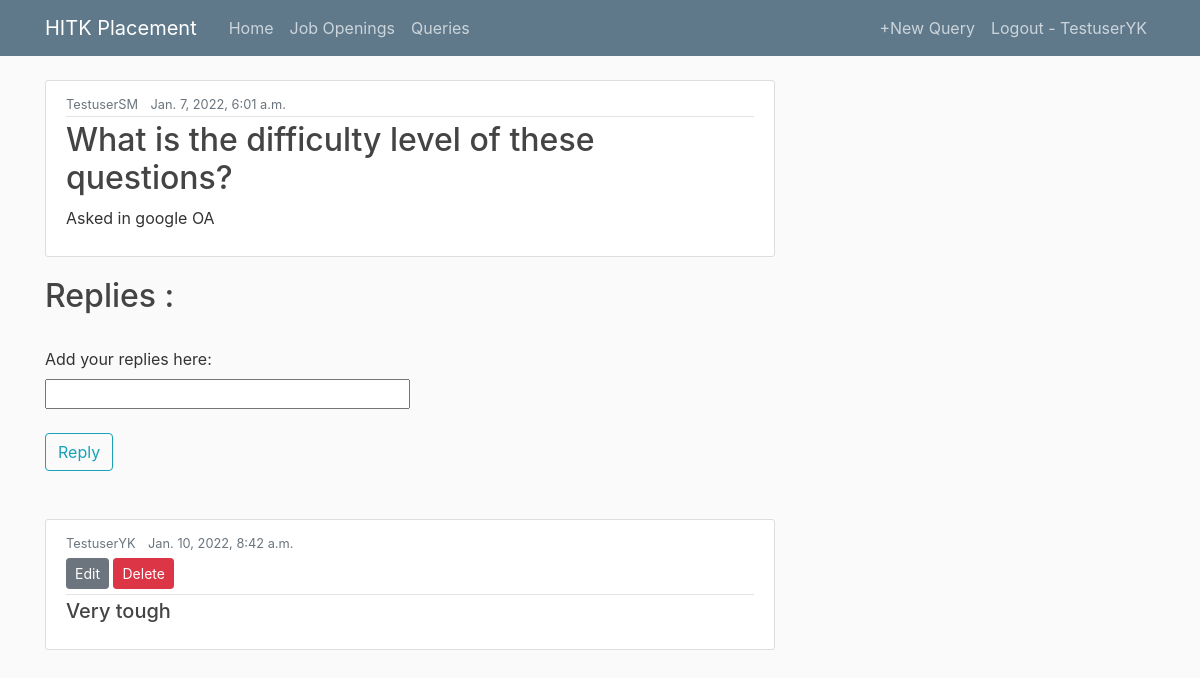
Page /askAQuery/query/5/ (signed in) on the committed database.
### askAQuery/models.py (models this page shows, shortened)
class Query(models.Model):
	question = models.CharField(max_length=500)
	author = models.ForeignKey(User,on_delete=models.CASCADE)
	datePosted = models.DateTimeField(default=timezone.now)
	description = models.TextField()

class CommentOnQuery(models.Model):
	author = models.ForeignKey(User,on_delete=models.CASCADE)
	datePosted = models.DateTimeField(default=timezone.now)
	comment = models.CharField(max_length=800)
	query = models.ForeignKey(Query,on_delete=models.CASCADE)

### askAQuery/views.py (the view, shortened to what this page needs)
# urls.py: path('query/<int:pk>/', views.detailView, name='query-detail'),
@login_required
def detailView(request,pk):
	query = Query.objects.filter(id=pk).first()
	replies = CommentOnQuery.objects.filter(query=query).order_by('-datePosted')
	context = {
		'query':query,
		'replies':replies,
		'title':query.question,
	}
	return render(request,'askAQuery/detailView.html',context)

### askAQuery/templates/askAQuery/detailView.html (shortened to what this page needs)
{% extends "home/base.html" %}
{% block content %}
    <article class="media content-section">
            <div class="media-body">
                <div class="article-metadata">
                    <small class="text-muted mr-2">{{ query.author }}</small>
                    <small class="text-muted">{{ query.datePosted }}</small>
                </div>
                <h2><a class="article-title" href="#">{{ query.question }}</a></h2>
                <p>{{ query.description }}</p>
            </div>
        </article>
    <h2>Replies :</h2><br>
    <form method="POST">
        <label for="reply">Add your replies here:</label><br>
        <input type="text" name="reply" id="reply" style="width: 50%;" required>
        <br><br>
        <button class="btn btn-outline-info" type="submit">Reply</button>
    </form>
    <br><br>
    {% for reply in replies %}
        <article class="media content-section">
            <div class="media-body">
                <div class="article-metadata">
                    <small class="text-muted mr-2">{{ reply.author.username }}</small>
                    <small class="text-muted">{{ reply.datePosted }}</small>
                    {% ifequal user.id reply.author.id %}
                        <div>
                            <a class="btn btn-secondary btn-sm mt-1 mb-1" href="{% url 'qcomment-update' query.id reply.id %}">Edit</a>
                            <a class="btn btn-danger btn-sm mt-1 mb-1" href="{% url 'qcomment-delete' query.id reply.id %}">Delete</a>
                        </div>
                    {% endifequal %}
                </div>
                <h5>
                    <p>{{ reply.comment }}</p>
                </h5>
            </div>
        </article>
    {% endfor %}
{% endblock content %}

### home/templates/home/base.html (shortened to what this page needs)
{% load static %}
<!DOCTYPE html>
<html>
    <head>
        <link rel="stylesheet" href="https://stackpath.bootstrapcdn.com/bootstrap/4.3.1/css/bootstrap.min.css">
        <link rel="stylesheet" type="text/css" href="{% static 'home/main.css' %}">
    </head>
    <body>
        <header class="site-header">
            <nav class="navbar navbar-expand-md navbar-dark bg-steel fixed-top">
                <div class="container">
                    <a class="navbar-brand mr-4" href="{% url 'placement-website-home' %}">HITK Placement</a>
                    <div class="collapse navbar-collapse" id="navbarToggle">
                        <div class="navbar-nav mr-auto">
                            <a class="nav-item nav-link" href="{% url 'placement-website-home' %}">Home</a>
                            {% if user.is_authenticated %}
                                <a class="nav-item nav-link" href="{% url 'placement-website-posts' %}">Job Openings</a>
                                <a class="nav-item nav-link" href="{% url 'placement-website-askAQuery' %}">Queries</a>
                            {% endif %}
                        </div>
                        <div class="navbar-nav">
                            {% if user.is_authenticated %}
                                <a class="nav-item nav-link" href="{% url 'query-create' %}">+New Query</a>
                                <a class="nav-item nav-link" href="{% url 'logout' %}">Logout - {{user.username}}</a>
                            {% else %}
                                <a class="nav-item nav-link" href="{% url 'login' %}">Login</a>
                                <a class="nav-item nav-link" href="{% url 'register' %}">Register</a>
                            {% endif %}
                        </div>
                    </div>
                </div>
            </nav>
        </header>
        <main role="main" class="container">
            <div class="row">
                <div class="col-md-8">
                    {% block content %}{% endblock %}
                </div>
            </div>
        </main>
    </body>
</html>

### home/static/home/main.css (style rules this page uses)
body { background: #fafafa; color: #333333; margin-top: 5rem; }
h1, h2, h3, h4, h5, h6 { color: #444444; }
.bg-steel { background-color: #5f788a; }
.site-header .navbar-nav .nav-link { color: #cbd5db; }
.content-section { background: #ffffff; padding: 10px 20px; border: 1px solid #dddddd; border-radius: 3px; margin-bottom: 20px; }
.article-title { color: #444444; }
.article-metadata { padding-bottom: 1px; margin-bottom: 4px; border-bottom: 1px solid #e3e3e3 }

### rows in the picture
Query: author "TestuserSM", datePosted "Jan. 7, 2022, 6:01 a.m.", question "What is the difficulty level of these questions?", description "Asked in google OA"
CommentOnQuery: author.username "TestuserYK", datePosted "Jan. 10, 2022, 8:42 a.m.", comment "Very tough"

### other values in the picture
{{ user.username }} "TestuserYK"
